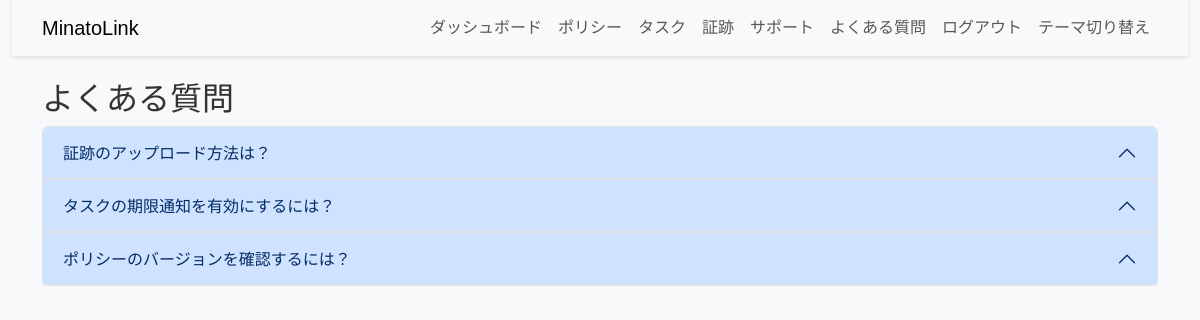
/faq (signed in), run on the app's committed database.
### app.py (models this page shows)
class FAQ(db.Model):
    id = db.Column(db.Integer, primary_key=True)
    question = db.Column(db.String(255), nullable=False)
    answer = db.Column(db.Text, nullable=False)

### app.py (the view)
@app.route('/faq')
@login_required
@force_https_and_headers
def faq():
    faqs = FAQ.query.all()
    return render_template('base.html', faqs=faqs, page='faq')  # faq.htmlからbase.htmlに変更（テンプレート統一）

### app.py (called while the page is built)
@login_manager.user_loader
def load_user(user_id):
    return User.query.get(int(user_id))

def force_https_and_headers(f):
    @wraps(f)
    def decorated_function(*args, **kwargs):
        if not app.debug and request.headers.get('X-Forwarded-Proto', 'http') != 'https':
            return redirect(request.url.replace('http://', 'https://'))
        response = make_response(f(*args, **kwargs))
        response.headers['X-Content-Type-Options'] = 'nosniff'
        response.headers['X-Frame-Options'] = 'DENY'
        response.headers['Content-Security-Policy'] = (
            "default-src 'self'; "
            "script-src 'self' https://cdn.jsdelivr.net; "
            "style-src 'self' https://cdn.jsdelivr.net; "
            "img-src 'self' data: https://res.cloudinary.com; "  # Cloudinaryの画像対応
            "frame-src 'self';"
        )
        return response
    return decorated_function

@app.after_request
def remove_x_frame_options(response):
    response.headers.pop('X-Frame-Options', None)
    response.headers['Content-Security-Policy'] = (
        "default-src * 'unsafe-inline' 'unsafe-eval' data: blob:;"
    )
    return response

### templates/base.html (shortened to what this page needs)
<!DOCTYPE html>
<html lang="ja">
<head>
    <link rel="stylesheet" href="https://cdn.jsdelivr.net/npm/bootstrap@5.3.0/dist/css/bootstrap.min.css">
    <link rel="stylesheet" href="{{ url_for('static', filename='css/style.css') }}">
</head>
<body class="{% if session.get('theme') == 'dark' %}dark-mode{% endif %}">
    <div class="container-fluid">
        <nav class="navbar navbar-expand-lg navbar-light bg-light">
            <div class="container">
                <a class="navbar-brand" href="{{ url_for('index') }}">MinatoLink</a>
                <div class="collapse navbar-collapse" id="navbarNav">
                    <div class="navbar-nav ms-auto">
                        {% if current_user.is_authenticated %}
                            {% if current_user.email == config['ADMIN_EMAIL'] %}
                                <a class="nav-link" href="{{ url_for('create_organization') }}">組織作成</a>
                                <a class="nav-link" href="{{ url_for('manage_users') }}">ユーザー管理</a>
                                <a class="nav-link" href="{{ url_for('audit_log') }}">監査ログ</a>
                            {% else %}
                                <a class="nav-link" href="{{ url_for('dashboard') }}">ダッシュボード</a>
                                <a class="nav-link" href="{{ url_for('policies') }}">ポリシー</a>
                                <a class="nav-link" href="{{ url_for('tasks') }}">タスク</a>
                                <a class="nav-link" href="{{ url_for('evidence') }}">証跡</a>
                            {% endif %}
                            <a class="nav-link" href="{{ url_for('support') }}">サポート</a>
                            <a class="nav-link" href="{{ url_for('faq') }}">よくある質問</a>
                            <a class="nav-link" href="{{ url_for('logout') }}">ログアウト</a>
                            <button class="nav-link btn btn-link" id="toggle-theme">テーマ切り替え</button>
                        {% else %}
                            <a class="nav-link" href="{{ url_for('login') }}">ログイン</a>
                        {% endif %}
                    </div>
                </div>
            </div>
        </nav>
        <div class="container mt-4">
            {% if page == 'faq' %}
                <div class="row">
                    <div class="col-md-12">
                        <h2>よくある質問</h2>
                        <div class="accordion" id="faqAccordion">
                            {% for faq in faqs %}
                                <div class="accordion-item">
                                    <h2 class="accordion-header" id="faqHeading{{ faq.id }}">
                                        <button class="accordion-button" type="button" data-bs-toggle="collapse" data-bs-target="#faqCollapse{{ faq.id }}" aria-expanded="true" aria-controls="faqCollapse{{ faq.id }}">
                                            {{ faq.question }}
                                        </button>
                                    </h2>
                                </div>
                            {% endfor %}
                        </div>
                    </div>
                </div>
            {% endif %}
        </div>
    </div>
</body>
</html>

### static/css/style.css (style rules this page uses)
body { font-family: 'Arial', sans-serif; background-color: #f8f9fa; color: #333; }
.navbar { box-shadow: 0 2px 4px rgba(0, 0, 0, 0.1); }

### templates/base.html (style rules this page uses)
body { font-family: 'Noto Sans JP', sans-serif; }

### data on the page
FAQ: question "証跡のアップロード方法は？"
FAQ: question "タスクの期限通知を有効にするには？"
FAQ: question "ポリシーのバージョンを確認するには？"
